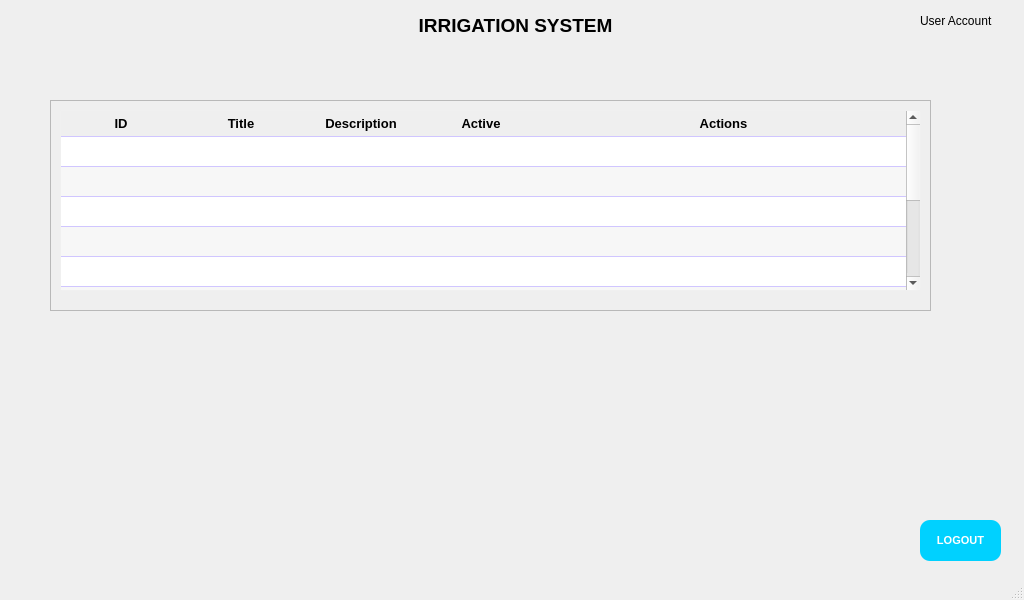
<?xml version="1.0" encoding="UTF-8"?>
<ui version="4.0">
 <class>MainWindow</class>
 <widget class="QMainWindow" name="MainWindow">
  <property name="enabled">
   <bool>true</bool>
  </property>
  <property name="geometry">
   <rect>
    <x>0</x>
    <y>0</y>
    <width>1024</width>
    <height>600</height>
   </rect>
  </property>
  <property name="focusPolicy">
   <enum>Qt::ClickFocus</enum>
  </property>
  <property name="windowTitle">
   <string>MainWindow</string>
  </property>
  <widget class="QWidget" name="centralwidget">
   <widget class="QLabel" name="label">
    <property name="geometry">
     <rect>
      <x>400</x>
      <y>10</y>
      <width>231</width>
      <height>31</height>
     </rect>
    </property>
    <property name="font">
     <font>
      <pointsize>14</pointsize>
      <weight>75</weight>
      <bold>true</bold>
     </font>
    </property>
    <property name="text">
     <string>IRRIGATION SYSTEM</string>
    </property>
    <property name="alignment">
     <set>Qt::AlignCenter</set>
    </property>
   </widget>
   <widget class="QPushButton" name="btnLogout">
    <property name="geometry">
     <rect>
      <x>920</x>
      <y>520</y>
      <width>81</width>
      <height>41</height>
     </rect>
    </property>
    <property name="font">
     <font>
      <pointsize>8</pointsize>
      <weight>75</weight>
      <bold>true</bold>
     </font>
    </property>
    <property name="cursor">
     <cursorShape>PointingHandCursor</cursorShape>
    </property>
    <property name="styleSheet">
     <string notr="true">QPushButton{
	background-color:rgb(0, 209, 255);
	border: none;
	border-radius: 10px;
	color: white;
	font-weight: bold;
}

QPushButton::hover{
	background-color:rgb(0, 170, 255);
	border-radius: 10px
}</string>
    </property>
    <property name="text">
     <string>LOGOUT</string>
    </property>
   </widget>
   <widget class="QLabel" name="lbUser">
    <property name="geometry">
     <rect>
      <x>920</x>
      <y>10</y>
      <width>81</width>
      <height>21</height>
     </rect>
    </property>
    <property name="text">
     <string>User Account</string>
    </property>
   </widget>
   <widget class="QFrame" name="frame">
    <property name="geometry">
     <rect>
      <x>50</x>
      <y>100</y>
      <width>881</width>
      <height>211</height>
     </rect>
    </property>
    <property name="frameShape">
     <enum>QFrame::StyledPanel</enum>
    </property>
    <property name="frameShadow">
     <enum>QFrame::Raised</enum>
    </property>
    <widget class="QTableWidget" name="tblSchedule">
     <property name="enabled">
      <bool>true</bool>
     </property>
     <property name="geometry">
      <rect>
       <x>10</x>
       <y>10</y>
       <width>861</width>
       <height>181</height>
      </rect>
     </property>
     <property name="mouseTracking">
      <bool>true</bool>
     </property>
     <property name="tabletTracking">
      <bool>true</bool>
     </property>
     <property name="focusPolicy">
      <enum>Qt::NoFocus</enum>
     </property>
     <property name="autoFillBackground">
      <bool>true</bool>
     </property>
     <property name="styleSheet">
      <string notr="true">QTableWidget {
	border-radius: 3px;
	border: 1px solid #f0f0f0;
}

QHeaderView::section {
	border: none;
	border-bottom: 1px solid #d0c6ff;
	text-align: left;
	padding: 3px 5px;
}

QTableWidget::Item {
	border-bottom: 1px solid #d0c6ff;
	color: #000;
	padding-left: 3px;
	
}</string>
     </property>
     <property name="frameShape">
      <enum>QFrame::NoFrame</enum>
     </property>
     <property name="dragDropMode">
      <enum>QAbstractItemView::DragDrop</enum>
     </property>
     <property name="alternatingRowColors">
      <bool>true</bool>
     </property>
     <property name="selectionMode">
      <enum>QAbstractItemView::SingleSelection</enum>
     </property>
     <property name="selectionBehavior">
      <enum>QAbstractItemView::SelectRows</enum>
     </property>
     <property name="showGrid">
      <bool>false</bool>
     </property>
     <property name="gridStyle">
      <enum>Qt::NoPen</enum>
     </property>
     <property name="cornerButtonEnabled">
      <bool>true</bool>
     </property>
     <property name="rowCount">
      <number>10</number>
     </property>
     <property name="columnCount">
      <number>5</number>
     </property>
     <attribute name="horizontalHeaderMinimumSectionSize">
      <number>50</number>
     </attribute>
     <attribute name="horizontalHeaderDefaultSectionSize">
      <number>120</number>
     </attribute>
     <attribute name="horizontalHeaderStretchLastSection">
      <bool>true</bool>
     </attribute>
     <attribute name="verticalHeaderVisible">
      <bool>false</bool>
     </attribute>
     <attribute name="verticalHeaderMinimumSectionSize">
      <number>24</number>
     </attribute>
     <row/>
     <row/>
     <row/>
     <row/>
     <row/>
     <row/>
     <row/>
     <row/>
     <row/>
     <row/>
     <column>
      <property name="text">
       <string>ID</string>
      </property>
      <property name="font">
       <font>
        <pointsize>10</pointsize>
        <weight>75</weight>
        <bold>true</bold>
       </font>
      </property>
      <property name="textAlignment">
       <set>AlignCenter</set>
      </property>
     </column>
     <column>
      <property name="text">
       <string>Title</string>
      </property>
      <property name="font">
       <font>
        <pointsize>10</pointsize>
        <weight>75</weight>
        <bold>true</bold>
       </font>
      </property>
      <property name="textAlignment">
       <set>AlignCenter</set>
      </property>
     </column>
     <column>
      <property name="text">
       <string>Description</string>
      </property>
      <property name="font">
       <font>
        <pointsize>10</pointsize>
        <weight>75</weight>
        <bold>true</bold>
       </font>
      </property>
      <property name="textAlignment">
       <set>AlignCenter</set>
      </property>
     </column>
     <column>
      <property name="text">
       <string>Active</string>
      </property>
      <property name="font">
       <font>
        <pointsize>10</pointsize>
        <weight>75</weight>
        <bold>true</bold>
       </font>
      </property>
      <property name="textAlignment">
       <set>AlignCenter</set>
      </property>
     </column>
     <column>
      <property name="text">
       <string>Actions</string>
      </property>
      <property name="font">
       <font>
        <pointsize>10</pointsize>
        <weight>75</weight>
        <bold>true</bold>
       </font>
      </property>
      <property name="textAlignment">
       <set>AlignCenter</set>
      </property>
     </column>
    </widget>
   </widget>
  </widget>
  <widget class="QStatusBar" name="statusbar"/>
 </widget>
 <resources/>
 <connections/>
</ui>
